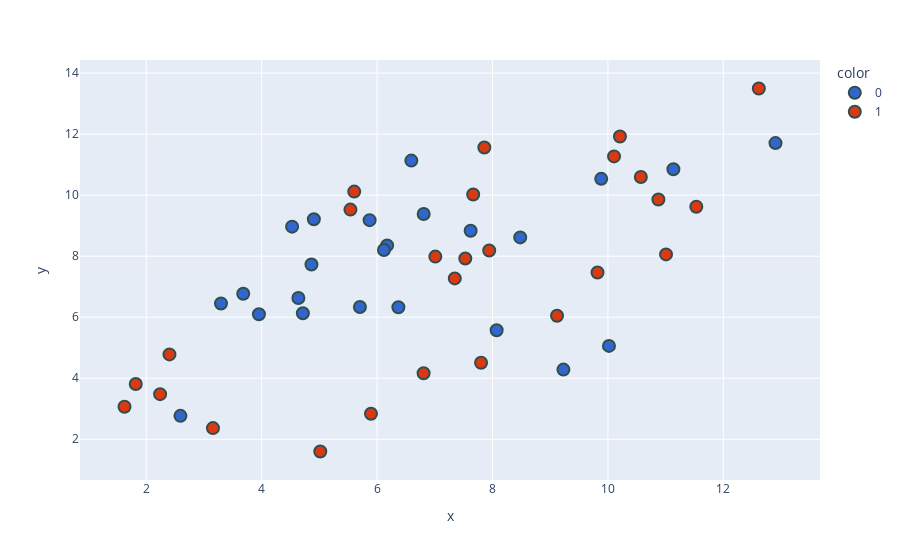

Notebook source saved alongside this figure:
### Code cell
new_df['target'] = new_df['target'].astype('str')
fig = px.scatter(x=new_df['PC1'],
                 y=new_df['PC2'],
                 color=new_df['target'],
                 color_discrete_sequence=px.colors.qualitative.G10
                )

fig.update_traces(marker=dict(size=12,
                              line=dict(width=2,
                                        color='DarkSlateGrey')),
                  selector=dict(mode='markers'))
fig.show()

### Figure 1 — Plotly figure (JSON) as saved in the notebook; plotly's stock layout.template omitted (floating-point values rounded to 4 significant figures)
{"data": [{"hovertemplate": "color=0<br>x=%{x}<br>y=%{y}<extra></extra>", "legendgroup": "0", "marker": {"color": "#3366CC", "line": {"color": "DarkSlateGrey", "width": 2}, "size": 12, "symbol": "circle"}, "mode": "markers", "name": "0", "orientation": "v", "showlegend": true, "type": "scatter", "x": [7.621, 12.9, 11.13, 5.871, 10.02, 4.863, 3.953, 4.714, 8.48, 5.703, 3.681, 6.594, 6.369, 9.884, 4.636, 9.229, 6.807, 4.905, 3.296, 4.528, 6.174, 8.072, 6.119, 2.593], "xaxis": "x", "y": [8.832, 11.71, 10.85, 9.181, 5.061, 7.727, 6.099, 6.132, 8.617, 6.334, 6.769, 11.13, 6.325, 10.54, 6.631, 4.284, 9.381, 9.21, 6.45, 8.968, 8.354, 5.572, 8.203, 2.769], "yaxis": "y"}, {"hovertemplate": "color=1<br>x=%{x}<br>y=%{y}<extra></extra>", "legendgroup": "1", "marker": {"color": "#DC3912", "line": {"color": "DarkSlateGrey", "width": 2}, "size": 12, "symbol": "circle"}, "mode": "markers", "name": "1", "orientation": "v", "showlegend": true, "type": "scatter", "x": [10.11, 5.604, 1.624, 9.819, 5.895, 7.802, 2.403, 12.61, 5.538, 7.858, 10.21, 3.156, 7.009, 7.529, 10.87, 6.806, 1.818, 2.241, 11.53, 9.118, 10.57, 7.665, 7.943, 11.01, 7.346, 5.016], "xaxis": "x", "y": [11.27, 10.12, 3.068, 7.464, 2.835, 4.51, 4.782, 13.5, 9.527, 11.56, 11.92, 2.367, 7.987, 7.925, 9.857, 4.164, 3.812, 3.479, 9.621, 6.051, 10.6, 10.02, 8.186, 8.058, 7.272, 1.6], "yaxis": "y"}], "layout": {"legend": {"title": {"text": "color"}, "tracegroupgap": 0}, "margin": {"t": 60}, "xaxis": {"anchor": "y", "domain": [0, 1], "title": {"text": "x"}}, "yaxis": {"anchor": "x", "domain": [0, 1], "title": {"text": "y"}}}}
